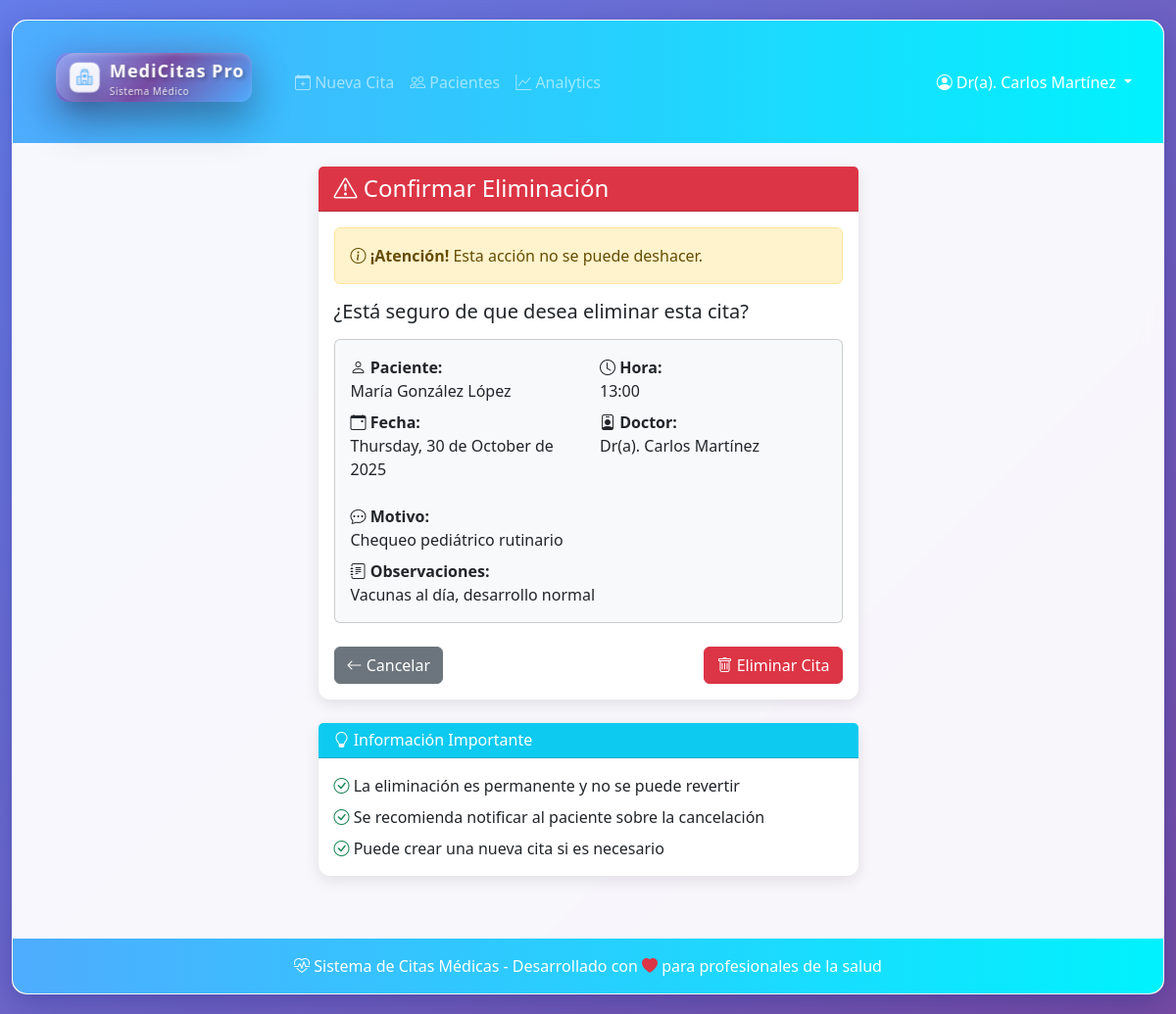
Page /api/v1/appointments/eliminar/8/ (signed in) on the committed database.
### appointments/models.py (models this page shows, shortened)
class Appointment(models.Model):
    paciente = models.ForeignKey(
        'patients.Patient',  # Usa la referencia en cadena para evitar importaciones cíclicas
        on_delete=models.CASCADE,
        verbose_name="Paciente"
    )
    doctor = models.ForeignKey('doctors.Doctor', on_delete=models.CASCADE)  # Referencia correcta al modelo Doctor
    fecha = models.DateTimeField(verbose_name="Fecha y hora de la cita")
    motivo = models.TextField(verbose_name="Motivo de la consulta")
    observaciones = models.TextField(blank=True, null=True, verbose_name="Observaciones del doctor")
    creada_en = models.DateTimeField(auto_now_add=True)
    class Meta:
        verbose_name = "Cita Médica"
        verbose_name_plural = "Citas Médicas"
        ordering = ['-fecha']

### patients/models.py (models this page shows, shortened)
class Patient(models.Model):
    PRIORITY_LOW = 'B'
    PRIORITY_MEDIUM = 'M'
    PRIORITY_HIGH = 'A'
    PRIORITY_URGENT = 'U'
    PRIORITY_CHOICES = [
        (PRIORITY_LOW, 'Baja'),
        (PRIORITY_MEDIUM, 'Media'),
        (PRIORITY_HIGH, 'Alta'),
        (PRIORITY_URGENT, 'Urgente'),
    ]
    nombre = models.CharField(
        max_length=100,
        verbose_name="Nombre"
    )
    apellidos = models.CharField(
        max_length=150,
        verbose_name="Apellidos"
    )
    fecha_nacimiento = models.DateField(
        verbose_name="Fecha de Nacimiento",
        null=True,  # Puede ser opcional si no siempre se conoce
        blank=True  # Permite dejarlo vacío en formularios
    )
    dni = models.CharField(
        max_length=20,
        unique=True,  # Asegura que no haya dos pacientes con el mismo DNI/ID
        verbose_name="DNI / ID",
        help_text="Documento Personal de Identidad del paciente."
    )
    historial_medico_basico = models.TextField(
        verbose_name="Historial Médico Básico",
        blank=True, # Puede estar vacío
        null=True,  # Permite valor NULL en la base de datos
        help_text="Alergias conocidas, condiciones preexistentes, medicación actual relevante, etc."
    )
    informacion_contacto = models.TextField(
        verbose_name="Información de Contacto",
        blank=True,
        null=True,
        help_text="Teléfono, email, dirección, contacto de emergencia, etc."
    )
    prioridad = models.CharField(
        max_length=1,
        choices=PRIORITY_CHOICES,
        default=PRIORITY_LOW, # Establece 'Baja' como prioridad por defecto
        verbose_name="Prioridad",
        help_text="Nivel de prioridad para la atención del paciente."
    )
    class Meta:
        verbose_name = "Paciente"
        verbose_name_plural = "Pacientes"
        ordering = ['apellidos', 'nombre'] # Ordenar por defecto por apellidos, luego nombre

### doctors/models.py (models this page shows, shortened)
class Doctor(models.Model):
    usuario = models.OneToOneField(User, on_delete=models.CASCADE, verbose_name="Usuario")
    nombre = models.CharField(max_length=100, verbose_name="Nombre")
    apellidos = models.CharField(max_length=150, verbose_name="Apellidos")
    especialidad = models.CharField(max_length=100, verbose_name="Especialidad")
    telefono = models.CharField(max_length=20, blank=True, verbose_name="Teléfono de contacto")
    class Meta:
        verbose_name = "Doctor"
        verbose_name_plural = "Doctores"
        ordering = ['apellidos', 'nombre']

### appointments/views.py (the view, shortened to what this page needs)
# urls.py: path('eliminar/<int:cita_id>/', eliminar_cita, name='eliminar_cita'),
@login_required
def eliminar_cita(request, cita_id):
    doctor = get_object_or_404(Doctor, usuario=request.user)
    cita = get_object_or_404(Appointment, id=cita_id, doctor=doctor)
    context = {
        'cita': cita,
        'doctor': doctor,
    }
    return render(request, 'confirmar_eliminar_cita.html', context)

### templates/confirmar_eliminar_cita.html (shortened to what this page needs)
{% extends 'base.html' %}
{% block content %}
<div class="row justify-content-center">
    <div class="col-lg-6">
        <div class="card card-custom border-danger">
            <div class="card-header bg-danger text-white">
                <h4 class="mb-0">
                    <i class="bi bi-exclamation-triangle"></i> Confirmar Eliminación
                </h4>
            </div>
            <div class="card-body">
                <div class="alert alert-warning" role="alert">
                    <i class="bi bi-info-circle"></i>
                    <strong>¡Atención!</strong> Esta acción no se puede deshacer.
                </div>
                <h5 class="mb-3">¿Está seguro de que desea eliminar esta cita?</h5>
                <div class="card bg-light">
                    <div class="card-body">
                        <div class="row">
                            <div class="col-md-6">
                                <p class="mb-2">
                                    <strong><i class="bi bi-person"></i> Paciente:</strong><br>
                                    {{ cita.paciente.nombre }} {{ cita.paciente.apellidos }}
                                </p>
                                <p class="mb-2">
                                    <strong><i class="bi bi-calendar-event"></i> Fecha:</strong><br>
                                    {{ cita.fecha|date:"l, d \d\e F \d\e Y" }}
                                </p>
                            </div>
                            <div class="col-md-6">
                                <p class="mb-2">
                                    <strong><i class="bi bi-clock"></i> Hora:</strong><br>
                                    {{ cita.fecha|date:"H:i" }}
                                </p>
                                <p class="mb-2">
                                    <strong><i class="bi bi-person-badge"></i> Doctor:</strong><br>
                                    Dr(a). {{ doctor.usuario.first_name }} {{ doctor.usuario.last_name }}
                                </p>
                            </div>
                        </div>
                        <div class="mt-3">
                            <p class="mb-2">
                                <strong><i class="bi bi-chat-dots"></i> Motivo:</strong><br>
                                {{ cita.motivo|truncatewords:20 }}
                            </p>
                            {% if cita.observaciones %}
                                <p class="mb-0">
                                    <strong><i class="bi bi-journal-text"></i> Observaciones:</strong><br>
                                    {{ cita.observaciones|truncatewords:20 }}
                                </p>
                            {% endif %}
                        </div>
                    </div>
                </div>
                <div class="d-flex justify-content-between align-items-center mt-4">
                    <a href="{% url 'doctor_dashboard' %}" class="btn btn-secondary">
                        <i class="bi bi-arrow-left"></i> Cancelar
                    </a>
                    <form method="post" class="d-inline">
                        <button type="submit" class="btn btn-danger" id="deleteBtn">
                            <i class="bi bi-trash"></i> Eliminar Cita
                        </button>
                    </form>
                </div>
            </div>
        </div>
        <div class="card card-custom mt-4">
            <div class="card-header bg-info text-white">
                <h6 class="mb-0">
                    <i class="bi bi-lightbulb"></i> Información Importante
                </h6>
            </div>
            <div class="card-body">
                <ul class="list-unstyled mb-0">
                    <li class="mb-2">
                        <i class="bi bi-check-circle text-success"></i>
                        La eliminación es permanente y no se puede revertir
                    </li>
                    <li class="mb-2">
                        <i class="bi bi-check-circle text-success"></i>
                        Se recomienda notificar al paciente sobre la cancelación
                    </li>
                    <li class="mb-0">
                        <i class="bi bi-check-circle text-success"></i>
                        Puede crear una nueva cita si es necesario
                    </li>
                </ul>
            </div>
        </div>
    </div>
</div>
{% endblock %}

### templates/base.html (shortened to what this page needs)
{% load static %}
<!DOCTYPE html>
<html lang="es">
<head>
    <link href="https://cdn.jsdelivr.net/npm/bootstrap@5.3.0/dist/css/bootstrap.min.css" rel="stylesheet">
    <link href="https://cdn.jsdelivr.net/npm/bootstrap-icons@1.10.0/font/bootstrap-icons.css" rel="stylesheet">
    <link href="{% static 'css/logo.css' %}" rel="stylesheet">
</head>
<body>
    <div class="container-fluid">
        <div class="main-container">
            <nav class="navbar navbar-expand-lg navbar-dark navbar-custom">
                <div class="container-fluid px-4">
                    <a class="navbar-brand" href="{% url 'doctor_dashboard' %}">
                        <div class="logo-3d-container">
                            <div class="logo-3d logo-compact">
                                <div class="logo-glow"></div>
                                <div class="logo-background"></div>
                                <div class="logo-icon">
                                    <i class="bi bi-hospital"></i>
                                </div>
                                <div class="logo-text">
                                    <h1 class="logo-title">MediCitas Pro</h1>
                                    <p class="logo-subtitle">Sistema Médico</p>
                                </div>
                            </div>
                        </div>
                    </a>
                    <div class="navbar-nav me-auto">
                        <li class="nav-item">
                            <a class="nav-link" href="{% url 'crear_cita' %}">
                                <i class="bi bi-calendar-plus"></i> Nueva Cita
                            </a>
                        </li>
                        <li class="nav-item">
                            <a class="nav-link" href="{% url 'patient_dashboard' %}">
                                <i class="bi bi-people"></i> Pacientes
                            </a>
                        </li>
                        <li class="nav-item">
                            <a class="nav-link" href="{% url 'analytics_dashboard' %}">
                                <i class="bi bi-graph-up"></i> Analytics
                            </a>
                        </li>
                    </div>
                    {% if user.is_authenticated %}
                    <div class="navbar-nav ms-auto">
                        <div class="nav-item dropdown">
                            <a class="nav-link dropdown-toggle text-white" href="#" role="button" data-bs-toggle="dropdown">
                                <i class="bi bi-person-circle"></i> Dr(a). {{ user.first_name }} {{ user.last_name }}
                            </a>
                        </div>
                    </div>
                    {% endif %}
                </div>
            </nav>
            <main class="container-fluid p-4 fade-in">
                {% block content %}{% endblock %}
            </main>
            <footer class="footer-custom text-white text-center py-3">
                <div class="container">
                    <p class="mb-0">
                        <i class="bi bi-heart-pulse"></i> Sistema de Citas Médicas -
                        Desarrollado con <i class="bi bi-heart-fill text-danger"></i> para profesionales de la salud
                    </p>
                </div>
            </footer>
        </div>
    </div>
</body>
</html>

### static/css/logo.css (style rules this page uses)
.logo-3d-container { perspective: 1000px; display: inline-block; margin: 20px; }
.logo-3d { position: relative; width: 300px; height: 120px; transform-style: preserve-3d; transition: transform 0.6s ease; cursor: pointer; }
.logo-background { position: absolute; width: 100%; height: 100%; background: linear-gradient(135deg, #667eea 0%, #764ba2 50%, #4facfe 100%); border-radius: 20px; box-shadow: 0 20px 40px rgba(0, 0, 0, 0.3), inset 0 2px 4px rgba(255, 255, 255, 0.2); transform: translateZ(0); }
.logo-background::before { content: ''; position: absolute; top: 0; left: 0; right: 0; bottom: 0; background: linear-gradient(135deg, rgba(255,255,255,0.3) 0%, transparent 50%); border-radius: 20px; transform: translateZ(1px); }
.logo-icon { position: absolute; top: 20px; left: 30px; width: 60px; height: 60px; background: rgba(255, 255, 255, 0.9); border-radius: 15px; display: flex; align-items: center; justify-content: center; font-size: 28px; color: #4facfe; box-shadow: 0 10px 20px rgba(0, 0, 0, 0.2), inset 0 2px 4px rgba(255, 255, 255, 0.8); transform: translateZ(10px); animation: pulse 2s ease-in-out infinite; }
.logo-text { position: absolute; top: 25px; left: 110px; right: 20px; transform: translateZ(5px); }
.logo-title { font-family: 'Segoe UI', Tahoma, Geneva, Verdana, sans-serif; font-size: 32px; font-weight: 700; color: white; text-shadow: 2px 2px 4px rgba(0, 0, 0, 0.3), 0 0 10px rgba(255, 255, 255, 0.2); margin: 0; letter-spacing: 1px; }
.logo-subtitle { font-family: 'Segoe UI', Tahoma, Geneva, Verdana, sans-serif; font-size: 14px; font-weight: 400; color: rgba(255, 255, 255, 0.9); text-shadow: 1px 1px 2px rgba(0, 0, 0, 0.3); margin: 5px 0 0 0; letter-spacing: 0.5px; }
.logo-glow { position: absolute; top: -10px; left: -10px; right: -10px; bottom: -10px; background: linear-gradient(135deg, #667eea, #764ba2, #4facfe); border-radius: 30px; opacity: 0.3; filter: blur(15px); transform: translateZ(-5px); animation: glow 3s ease-in-out infinite alternate; }
.logo-compact { width: 200px; height: 50px; transform-style: preserve-3d; transition: transform 0.3s ease; }
.logo-compact .logo-background { height: 50px; border-radius: 12px; }
.logo-compact .logo-icon { width: 30px; height: 30px; top: 10px; left: 15px; font-size: 16px; border-radius: 8px; }
.logo-compact .logo-text { top: 8px; left: 55px; }
.logo-compact .logo-title { font-size: 18px; margin: 0; }
.logo-compact .logo-subtitle { font-size: 10px; margin: 2px 0 0 0; }

### templates/base.html (style rules this page uses)
:root { --primary-color: #0d6efd; --secondary-color: #6c757d; --success-color: #198754; --danger-color: #dc3545; --warning-color: #ffc107; --info-color: #0dcaf0; }
body { background: linear-gradient(135deg, #667eea 0%, #764ba2 100%); min-height: 100vh; font-family: 'Segoe UI', Tahoma, Geneva, Verdana, sans-serif; }
.main-container { background: rgba(255, 255, 255, 0.95); backdrop-filter: blur(10px); border-radius: 15px; box-shadow: 0 8px 32px rgba(31, 38, 135, 0.37); border: 1px solid rgba(255, 255, 255, 0.18); margin: 20px auto; max-width: 1200px; }
.navbar-custom { background: linear-gradient(90deg, #4facfe 0%, #00f2fe 100%); border-radius: 15px 15px 0 0; }
.navbar-brand { font-weight: 700; font-size: 1.5rem; }
.card-custom { border: none; border-radius: 12px; box-shadow: 0 4px 15px rgba(0, 0, 0, 0.1); transition: transform 0.3s ease, box-shadow 0.3s ease; }
.footer-custom { background: linear-gradient(90deg, #4facfe 0%, #00f2fe 100%); border-radius: 0 0 15px 15px; margin-top: 40px; }
.fade-in { animation: fadeIn 0.5s ease-in; }

### rows in the picture
Appointment: paciente.nombre "María", paciente.apellidos "González López", fecha "Thursday, 30 de October de 2025", fecha "13:00", motivo "Chequeo pediátrico rutinario", observaciones "Vacunas al día, desarrollo normal"
Doctor: usuario.first_name "Carlos", usuario.last_name "Martínez"

### other values in the picture
{{ user.first_name }} "Carlos"
{{ user.last_name }} "Martínez"
